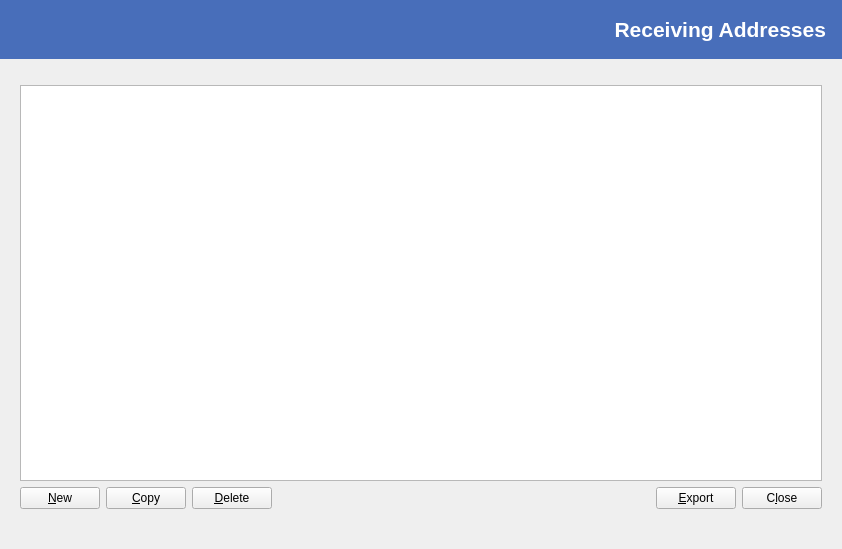
<?xml version="1.0" encoding="UTF-8"?>
<ui version="4.0">
 <class>AddressBookPage</class>
 <widget class="QWidget" name="AddressBookPage">
  <property name="geometry">
   <rect>
    <x>0</x>
    <y>0</y>
    <width>842</width>
    <height>549</height>
   </rect>
  </property>
  <layout class="QVBoxLayout" name="verticalLayout">
   <property name="leftMargin">
    <number>0</number>
   </property>
   <property name="topMargin">
    <number>0</number>
   </property>
   <property name="rightMargin">
    <number>0</number>
   </property>
   <property name="bottomMargin">
    <number>0</number>
   </property>
   <item>
    <widget class="QLabel" name="pageTitle">
     <property name="minimumSize">
      <size>
       <width>0</width>
       <height>59</height>
      </size>
     </property>
     <property name="font">
      <font>
       <pointsize>16</pointsize>
       <weight>75</weight>
       <bold>true</bold>
      </font>
     </property>
     <property name="styleSheet">
      <string notr="true">background-color: #486EBA; color: white;padding-right: 10px;</string>
     </property>
     <property name="text">
      <string>Receiving Addresses</string>
     </property>
     <property name="alignment">
      <set>Qt::AlignRight|Qt::AlignTrailing|Qt::AlignVCenter</set>
     </property>
    </widget>
   </item>
   <item>
    <spacer name="verticalSpacer">
     <property name="orientation">
      <enum>Qt::Vertical</enum>
     </property>
     <property name="sizeType">
      <enum>QSizePolicy::Minimum</enum>
     </property>
     <property name="sizeHint" stdset="0">
      <size>
       <width>20</width>
       <height>20</height>
      </size>
     </property>
    </spacer>
   </item>
   <item>
    <layout class="QHBoxLayout" name="horizontalLayout_2">
     <item>
      <spacer name="horizontalSpacer_2">
       <property name="orientation">
        <enum>Qt::Horizontal</enum>
       </property>
       <property name="sizeType">
        <enum>QSizePolicy::Minimum</enum>
       </property>
       <property name="sizeHint" stdset="0">
        <size>
         <width>20</width>
         <height>20</height>
        </size>
       </property>
      </spacer>
     </item>
     <item>
      <layout class="QVBoxLayout" name="verticalLayout_3">
       <item>
        <widget class="QTableView" name="tableView">
         <property name="contextMenuPolicy">
          <enum>Qt::CustomContextMenu</enum>
         </property>
         <property name="toolTip">
          <string>Right-click to edit address or label</string>
         </property>
         <property name="tabKeyNavigation">
          <bool>false</bool>
         </property>
         <property name="alternatingRowColors">
          <bool>true</bool>
         </property>
         <property name="selectionMode">
          <enum>QAbstractItemView::SingleSelection</enum>
         </property>
         <property name="selectionBehavior">
          <enum>QAbstractItemView::SelectRows</enum>
         </property>
         <property name="sortingEnabled">
          <bool>true</bool>
         </property>
         <attribute name="verticalHeaderVisible">
          <bool>false</bool>
         </attribute>
        </widget>
       </item>
       <item>
        <layout class="QHBoxLayout" name="horizontalLayout">
         <item>
          <widget class="QPushButton" name="newAddress">
           <property name="toolTip">
            <string>Create a new address</string>
           </property>
           <property name="text">
            <string>&amp;New</string>
           </property>
           <property name="icon">
            <iconset resource="../bitcoin.qrc">
             <normaloff>:/icons/add</normaloff>:/icons/add</iconset>
           </property>
           <property name="autoDefault">
            <bool>false</bool>
           </property>
          </widget>
         </item>
         <item>
          <widget class="QPushButton" name="copyAddress">
           <property name="toolTip">
            <string>Copy the currently selected address to the system clipboard</string>
           </property>
           <property name="text">
            <string>&amp;Copy</string>
           </property>
           <property name="icon">
            <iconset resource="../bitcoin.qrc">
             <normaloff>:/icons/editcopy</normaloff>:/icons/editcopy</iconset>
           </property>
           <property name="autoDefault">
            <bool>false</bool>
           </property>
          </widget>
         </item>
         <item>
          <widget class="QPushButton" name="deleteAddress">
           <property name="toolTip">
            <string>Delete the currently selected address from the list</string>
           </property>
           <property name="text">
            <string>&amp;Delete</string>
           </property>
           <property name="icon">
            <iconset resource="../bitcoin.qrc">
             <normaloff>:/icons/remove</normaloff>:/icons/remove</iconset>
           </property>
           <property name="autoDefault">
            <bool>false</bool>
           </property>
          </widget>
         </item>
         <item>
          <spacer name="horizontalSpacer">
           <property name="orientation">
            <enum>Qt::Horizontal</enum>
           </property>
           <property name="sizeHint" stdset="0">
            <size>
             <width>40</width>
             <height>20</height>
            </size>
           </property>
          </spacer>
         </item>
         <item>
          <widget class="QPushButton" name="exportButton">
           <property name="toolTip">
            <string>Export the data in the current tab to a file</string>
           </property>
           <property name="text">
            <string>&amp;Export</string>
           </property>
           <property name="icon">
            <iconset resource="../bitcoin.qrc">
             <normaloff>:/icons/export</normaloff>:/icons/export</iconset>
           </property>
           <property name="autoDefault">
            <bool>false</bool>
           </property>
          </widget>
         </item>
         <item>
          <widget class="QPushButton" name="closeButton">
           <property name="sizePolicy">
            <sizepolicy hsizetype="Minimum" vsizetype="Minimum">
             <horstretch>0</horstretch>
             <verstretch>0</verstretch>
            </sizepolicy>
           </property>
           <property name="text">
            <string>C&amp;lose</string>
           </property>
           <property name="autoDefault">
            <bool>false</bool>
           </property>
          </widget>
         </item>
        </layout>
       </item>
      </layout>
     </item>
     <item>
      <spacer name="horizontalSpacer_3">
       <property name="orientation">
        <enum>Qt::Horizontal</enum>
       </property>
       <property name="sizeType">
        <enum>QSizePolicy::Minimum</enum>
       </property>
       <property name="sizeHint" stdset="0">
        <size>
         <width>20</width>
         <height>20</height>
        </size>
       </property>
      </spacer>
     </item>
    </layout>
   </item>
   <item>
    <spacer name="verticalSpacer_2">
     <property name="orientation">
      <enum>Qt::Vertical</enum>
     </property>
     <property name="sizeType">
      <enum>QSizePolicy::Minimum</enum>
     </property>
     <property name="sizeHint" stdset="0">
      <size>
       <width>20</width>
       <height>20</height>
      </size>
     </property>
    </spacer>
   </item>
   <item>
    <widget class="QLabel" name="labelExplanation">
     <property name="textFormat">
      <enum>Qt::PlainText</enum>
     </property>
     <property name="wordWrap">
      <bool>true</bool>
     </property>
    </widget>
   </item>
  </layout>
 </widget>
 <resources>
  <include location="../bitcoin.qrc"/>
 </resources>
 <connections/>
</ui>
